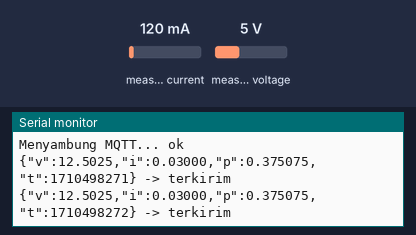
This sketch was run on a simulated ESP8266 (NodeMCU). On the bench: the last lines printed to the serial monitor. Wiring (inferred from the names in the program): INA219 current sensor at I2C address 0x40. The inputs (shaded band) are chosen by the test bench; at power-on: measured current 120 mA, measured voltage 5 V. WiFi joins after 1.5 s; servers stay silent unless stated; the local clock reads 2024-03-15 10:24:30 at power-on unless the sketch sets it; no MQTT or app messages arrive unless stated.

Above: at 2.7 s.
2.8 s: measured current set to 40 mA
At 4.1 s:
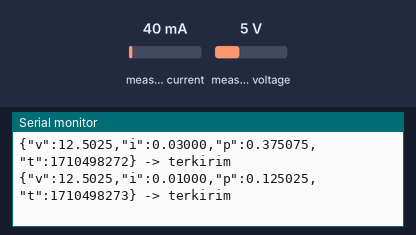
4.3 s: measured voltage set to 0.3 V
At 5.4 s:
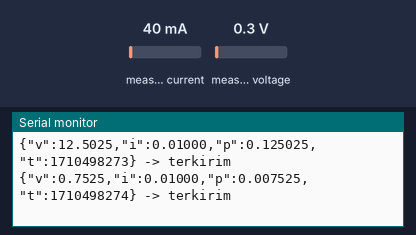
5.8 s: measured current set to 500 mA
At 7.4 s:
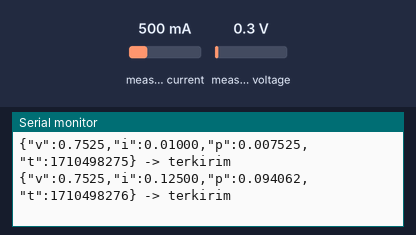
Timing chart, 0 to 8.9 s (numbered marks = the images above; inputs shaded):
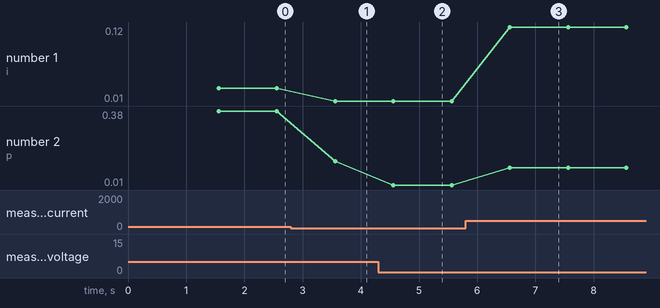

The sketch:

iv_meter_ina226-2.ino
```cpp
/*
  iv_meter_esp12e-2.ino
  ESP-12E (ESP8266) + INA226: kirim tegangan, arus, daya ke broker MQTT tiap 1 detik.
  Web di GitHub Pages (index.html / iv_meter_gui-2.html) membaca topik yang sama.

  Board di Arduino IDE: "NodeMCU 1.0 (ESP-12E Module)" atau "Generic ESP8266 Module".
  Library: PubSubClient (Nick O'Leary), pasang lewat Library Manager.

  Wiring INA226 (modul diberi daya 3V3, BUKAN 5V):
    VCC -> 3V3, GND -> GND
    SDA -> GPIO4 (D2), SCL -> GPIO5 (D1)
    Panel (+) -> VIN+ ; VIN- -> kaki tengah (W) potensio ; kaki B potensio -> (-) panel
    Pin VBUS dijumper ke VIN-, semua GND disatukan.

  Buka web dengan:  https://www.ivmeter-mng.com/?t=<MQTT_TOPIC>
*/

#include <ESP8266WiFi.h>
#include <PubSubClient.h>
#include <Wire.h>
#include <time.h>

// ====== ISI BAGIAN INI ======
const char* WIFI_SSID  = "100MB";            // harus WiFi 2,4 GHz
const char* WIFI_PASS  = "8karakter";

const char* MQTT_HOST  = "broker.hivemq.com";
const uint16_t MQTT_PORT = 1883;
// Topik: harus SAMA dengan yang dimasukkan di web (?t=...). Buat panjang dan acak.
const char* MQTT_TOPIC = "ivmeter-eb9j2sjlv86n75";
// ============================

// ---------------- INA226 ----------------
const uint8_t  SDA_PIN   = 4;       // D2
const uint8_t  SCL_PIN   = 5;       // D1
const uint8_t  INA_ADDR  = 0x40;    // A0 dan A1 ke GND
const float    SHUNT_OHM = 0.1f;    // shunt pada modul INA226 (maks arus ~0,8 A)

const uint8_t REG_CONFIG = 0x00;
const uint8_t REG_SHUNT  = 0x01;
const uint8_t REG_BUS    = 0x02;
const uint8_t REG_MANUF  = 0xFE;

bool inaWrite(uint8_t reg, uint16_t val) {
  Wire.beginTransmission(INA_ADDR);
  Wire.write(reg);
  Wire.write(val >> 8);
  Wire.write(val & 0xFF);
  return Wire.endTransmission() == 0;
}

bool inaRead(uint8_t reg, uint16_t &val) {
  Wire.beginTransmission(INA_ADDR);
  Wire.write(reg);
  if (Wire.endTransmission() != 0) return false;
  if (Wire.requestFrom(INA_ADDR, (uint8_t)2) != 2) return false;
  val = (uint16_t)Wire.read() << 8;
  val |= Wire.read();
  return true;
}

bool inaBegin() {
  uint16_t id;
  if (!inaRead(REG_MANUF, id) || id != 0x5449) return false;
  // rata-rata 16 sampel, konversi 1,1 ms, mode kontinu shunt + bus
  return inaWrite(REG_CONFIG, 0x4527);
}

bool bacaSensor(float &v, float &i) {
  uint16_t rb, rs;
  if (!inaRead(REG_BUS, rb) || !inaRead(REG_SHUNT, rs)) return false;
  v = rb * 0.00125f;                           // 1,25 mV per LSB
  i = (int16_t)rs * 2.5e-6f / SHUNT_OHM;       // 2,5 uV per LSB
  if (i < 0) i = 0;
  return true;
}

// ---------------- WiFi & MQTT ----------------
WiFiClient   net;
PubSubClient mqtt(net);
String       topicLatest;
uint32_t     lastPub = 0, lastTry = 0;

void connectWiFi() {
  WiFi.mode(WIFI_STA);
  WiFi.begin(WIFI_SSID, WIFI_PASS);
  Serial.print("Menyambung WiFi");
  while (WiFi.status() != WL_CONNECTED) { delay(500); Serial.print("."); }
  Serial.println("\nWiFi OK: " + WiFi.localIP().toString());
}

void connectMqtt() {
  if (mqtt.connected()) return;
  if (lastTry != 0 && millis() - lastTry < 5000) return;
  lastTry = millis();
  String cid = "ivmeter-esp-" + String(ESP.getChipId(), HEX);
  Serial.print("Menyambung MQTT... ");
  Serial.println(mqtt.connect(cid.c_str()) ? "ok" : "gagal");
}

void setup() {
  Serial.begin(115200);
  Wire.begin(SDA_PIN, SCL_PIN);
  Serial.println(inaBegin() ? "\nINA226 siap."
                            : "\nINA226 tidak terdeteksi. Cek SDA/SCL dan alamat 0x40.");

  WiFi.setAutoReconnect(true);
  connectWiFi();
  configTime(0, 0, "pool.ntp.org", "time.nist.gov");   // timestamp UTC

  topicLatest = String(MQTT_TOPIC) + "/latest";
  mqtt.setServer(MQTT_HOST, MQTT_PORT);
  Serial.println("Topik: " + topicLatest);
}

void loop() {
  if (WiFi.status() != WL_CONNECTED) connectWiFi();
  connectMqtt();
  mqtt.loop();

  if (millis() - lastPub >= 1000) {
    lastPub = millis();
    float v, i;
    if (bacaSensor(v, i)) {
      char buf[96];
      snprintf(buf, sizeof(buf), "{\"v\":%.4f,\"i\":%.5f,\"p\":%.6f,\"t\":%lu}",
               v, i, v * i, (unsigned long)time(nullptr));
      bool ok = mqtt.connected() && mqtt.publish(topicLatest.c_str(), buf, true);  // retained
      Serial.printf("%s -> %s\n", buf, ok ? "terkirim" : "GAGAL");
    } else {
      Serial.println("Gagal membaca INA226");
    }
  }
}
```

Measured:
- after the input at 2.8 s, the serial monitor: prints a new line after 0.76 s (image 1)
- after the input at 4.3 s, the serial monitor: prints a new line after 0.26 s (image 2)
- after the input at 5.8 s, the serial monitor: prints a new line after 0.76 s (image 3)
- plotted number 1: 0.03 → 0.01 after the input at 2.8 s, 0.01 → 0.12 after the input at 5.8 s
- plotted number 2: 0.38 → 0.13 after the input at 2.8 s, 0.13 → 0.01 after the input at 4.3 s, 0.01 → 0.09 after the input at 5.8 s
